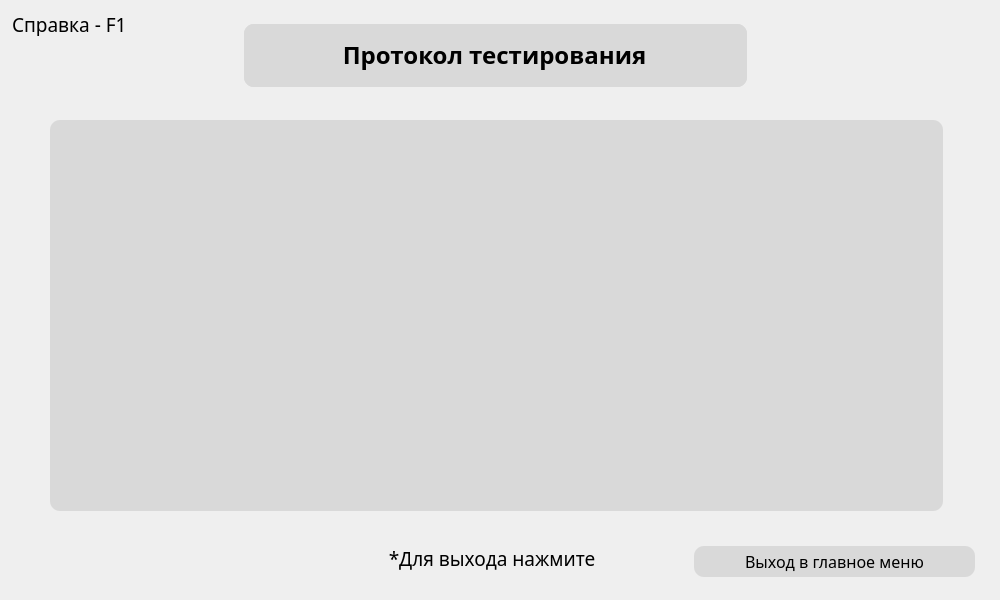
<?xml version="1.0" encoding="UTF-8"?>
<ui version="4.0">
 <class>UserTestProtocol</class>
 <widget class="QWidget" name="UserTestProtocol">
  <property name="geometry">
   <rect>
    <x>0</x>
    <y>0</y>
    <width>1000</width>
    <height>600</height>
   </rect>
  </property>
  <property name="windowTitle">
   <string>Form</string>
  </property>
  <widget class="QLabel" name="esc">
   <property name="geometry">
    <rect>
     <x>340</x>
     <y>546</y>
     <width>309</width>
     <height>24</height>
    </rect>
   </property>
   <property name="font">
    <font>
     <family>Montserrat Medium</family>
     <pointsize>14</pointsize>
    </font>
   </property>
   <property name="text">
    <string>*Для выхода нажмите &lt;Esc&gt;</string>
   </property>
   <property name="alignment">
    <set>Qt::AlignCenter</set>
   </property>
   <property name="margin">
    <number>0</number>
   </property>
  </widget>
  <widget class="QWidget" name="Title" native="true">
   <property name="geometry">
    <rect>
     <x>244</x>
     <y>24</y>
     <width>503</width>
     <height>63</height>
    </rect>
   </property>
   <property name="font">
    <font>
     <family>Montserrat Medium</family>
     <pointsize>16</pointsize>
    </font>
   </property>
   <property name="styleSheet">
    <string notr="true">QWidget {
	border-radius: 10px;
	background-color:rgba(217, 217, 217, 1);
}</string>
   </property>
   <widget class="QWidget" name="Title_2" native="true">
    <property name="geometry">
     <rect>
      <x>0</x>
      <y>0</y>
      <width>503</width>
      <height>63</height>
     </rect>
    </property>
    <property name="font">
     <font>
      <family>Montserrat Medium</family>
      <pointsize>16</pointsize>
     </font>
    </property>
    <property name="styleSheet">
     <string notr="true">QWidget {
	border-radius: 10px;
	background-color:rgba(217, 217, 217, 1);
}</string>
    </property>
    <widget class="QTextEdit" name="YourResult_title">
     <property name="enabled">
      <bool>false</bool>
     </property>
     <property name="geometry">
      <rect>
       <x>0</x>
       <y>10</y>
       <width>501</width>
       <height>51</height>
      </rect>
     </property>
     <property name="font">
      <font>
       <family>Montserrat Medium</family>
       <pointsize>18</pointsize>
       <weight>75</weight>
       <bold>true</bold>
      </font>
     </property>
     <property name="styleSheet">
      <string notr="true">color: rgb(0, 0, 0);</string>
     </property>
     <property name="html">
      <string>&lt;!DOCTYPE HTML PUBLIC &quot;-//W3C//DTD HTML 4.0//EN&quot; &quot;http://www.w3.org/TR/REC-html40/strict.dtd&quot;&gt;
&lt;html&gt;&lt;head&gt;&lt;meta name=&quot;qrichtext&quot; content=&quot;1&quot; /&gt;&lt;style type=&quot;text/css&quot;&gt;
p, li { white-space: pre-wrap; }
&lt;/style&gt;&lt;/head&gt;&lt;body style=&quot; font-family:'Montserrat Medium'; font-size:18pt; font-weight:600; font-style:normal;&quot;&gt;
&lt;p align=&quot;center&quot; style=&quot; margin-top:0px; margin-bottom:0px; margin-left:0px; margin-right:0px; -qt-block-indent:0; text-indent:0px;&quot;&gt;Протокол тестирования&lt;/p&gt;&lt;/body&gt;&lt;/html&gt;</string>
     </property>
    </widget>
   </widget>
  </widget>
  <widget class="QLabel" name="info">
   <property name="geometry">
    <rect>
     <x>12</x>
     <y>12</y>
     <width>131</width>
     <height>24</height>
    </rect>
   </property>
   <property name="font">
    <font>
     <family>Montserrat Medium</family>
     <pointsize>14</pointsize>
    </font>
   </property>
   <property name="text">
    <string>Справка - F1</string>
   </property>
  </widget>
  <widget class="QPushButton" name="tothemain">
   <property name="geometry">
    <rect>
     <x>694</x>
     <y>546</y>
     <width>281</width>
     <height>31</height>
    </rect>
   </property>
   <property name="font">
    <font>
     <family>Montserrat Medium</family>
     <pointsize>12</pointsize>
    </font>
   </property>
   <property name="styleSheet">
    <string notr="true">QPushButton {
	border-radius: 10px;
	background-color: rgb(217, 217, 217);
}
QPushButton:hover {
        background-color: rgba(216, 249, 255);
}</string>
   </property>
   <property name="text">
    <string>Выход в главное меню</string>
   </property>
   <property name="shortcut">
    <string>Esc</string>
   </property>
  </widget>
  <widget class="QWidget" name="SectionResult" native="true">
   <property name="geometry">
    <rect>
     <x>50</x>
     <y>120</y>
     <width>893</width>
     <height>391</height>
    </rect>
   </property>
   <property name="styleSheet">
    <string notr="true">QWidget {
	border-radius: 10px;
	background-color:rgba(217, 217, 217, 1);
}</string>
   </property>
   <widget class="QTextEdit" name="textEdit">
    <property name="geometry">
     <rect>
      <x>10</x>
      <y>0</y>
      <width>871</width>
      <height>391</height>
     </rect>
    </property>
    <property name="verticalScrollBarPolicy">
     <enum>Qt::ScrollBarAlwaysOff</enum>
    </property>
    <property name="horizontalScrollBarPolicy">
     <enum>Qt::ScrollBarAlwaysOff</enum>
    </property>
    <property name="readOnly">
     <bool>true</bool>
    </property>
    <property name="html">
     <string>&lt;!DOCTYPE HTML PUBLIC &quot;-//W3C//DTD HTML 4.0//EN&quot; &quot;http://www.w3.org/TR/REC-html40/strict.dtd&quot;&gt;
&lt;html&gt;&lt;head&gt;&lt;meta name=&quot;qrichtext&quot; content=&quot;1&quot; /&gt;&lt;style type=&quot;text/css&quot;&gt;
p, li { white-space: pre-wrap; }
&lt;/style&gt;&lt;/head&gt;&lt;body style=&quot; font-family:'MS Shell Dlg 2'; font-size:8.25pt; font-weight:400; font-style:normal;&quot;&gt;
&lt;p style=&quot;-qt-paragraph-type:empty; margin-top:12px; margin-bottom:12px; margin-left:0px; margin-right:0px; -qt-block-indent:0; text-indent:0px; line-height:150%;&quot;&gt;&lt;br /&gt;&lt;/p&gt;&lt;/body&gt;&lt;/html&gt;</string>
    </property>
   </widget>
  </widget>
 </widget>
 <resources/>
 <connections/>
</ui>
